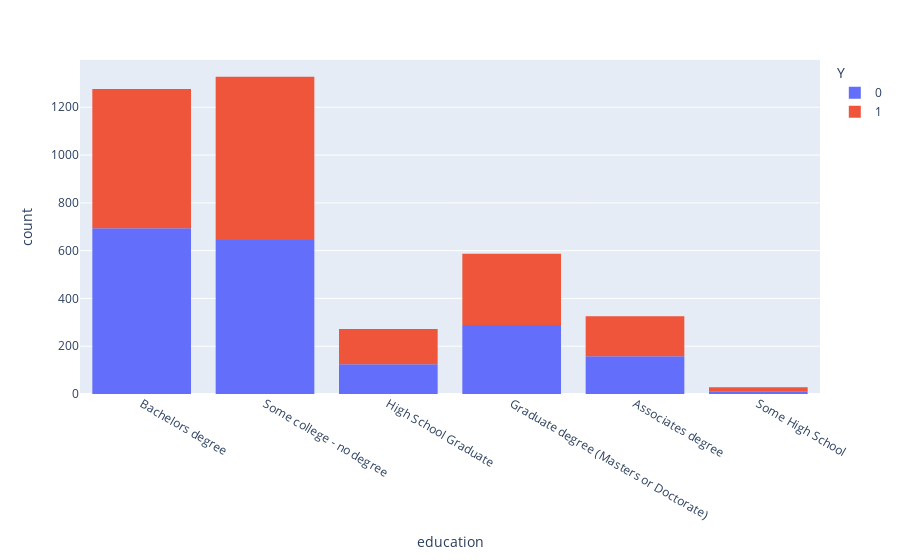

Notebook code for this chart:
### Code cell
print(data_coffee.groupby("education")["Y"].sum()/data_coffee.groupby("education")["Y"].count())
px.histogram(data_coffee, x="education", color = 'Y')

### Figure 1 — Plotly figure (JSON) as saved in the notebook; plotly's stock layout.template omitted (floating-point values rounded to 4 significant figures; data arrays with more than 128 entries replaced by an {"elided": "..."} marker saying what was removed)
{"data": [{"alignmentgroup": "True", "bingroup": "x", "hovertemplate": "Y=0<br>education=%{x}<br>count=%{y}<extra></extra>", "legendgroup": "0", "marker": {"color": "#636efa", "pattern": {"shape": ""}}, "name": "0", "offsetgroup": "0", "orientation": "v", "showlegend": true, "type": "histogram", "x": {"elided": "1922 str values"}, "xaxis": "x", "yaxis": "y"}, {"alignmentgroup": "True", "bingroup": "x", "hovertemplate": "Y=1<br>education=%{x}<br>count=%{y}<extra></extra>", "legendgroup": "1", "marker": {"color": "#EF553B", "pattern": {"shape": ""}}, "name": "1", "offsetgroup": "1", "orientation": "v", "showlegend": true, "type": "histogram", "x": {"elided": "1894 str values"}, "xaxis": "x", "yaxis": "y"}], "layout": {"barmode": "relative", "legend": {"title": {"text": "Y"}, "tracegroupgap": 0}, "margin": {"t": 60}, "xaxis": {"anchor": "y", "domain": [0, 1], "title": {"text": "education"}}, "yaxis": {"anchor": "x", "domain": [0, 1], "title": {"text": "count"}}}}
